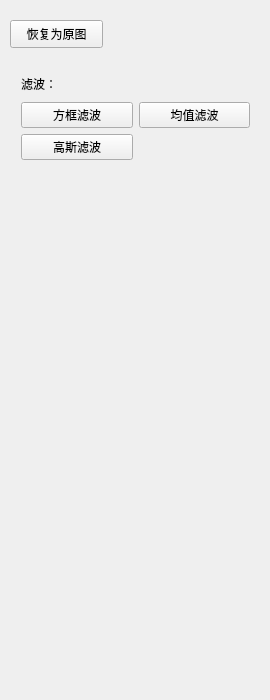
<?xml version="1.0" encoding="UTF-8"?>
<ui version="4.0">
 <class>LevelMiddle</class>
 <widget class="QWidget" name="LevelMiddle">
  <property name="geometry">
   <rect>
    <x>0</x>
    <y>0</y>
    <width>270</width>
    <height>700</height>
   </rect>
  </property>
  <property name="windowTitle">
   <string>LevelMiddle</string>
  </property>
  <widget class="QPushButton" name="buttonRevert">
   <property name="geometry">
    <rect>
     <x>10</x>
     <y>20</y>
     <width>93</width>
     <height>28</height>
    </rect>
   </property>
   <property name="text">
    <string>恢复为原图</string>
   </property>
  </widget>
  <widget class="QWidget" name="layoutWidget">
   <property name="geometry">
    <rect>
     <x>10</x>
     <y>60</y>
     <width>251</width>
     <height>111</height>
    </rect>
   </property>
   <layout class="QGridLayout" name="gridLayout">
    <item row="1" column="1">
     <widget class="QPushButton" name="buttonJZFilter">
      <property name="autoFillBackground">
       <bool>false</bool>
      </property>
      <property name="text">
       <string>均值滤波</string>
      </property>
     </widget>
    </item>
    <item row="1" column="0">
     <widget class="QPushButton" name="buttonFKFilter">
      <property name="autoFillBackground">
       <bool>false</bool>
      </property>
      <property name="text">
       <string>方框滤波</string>
      </property>
     </widget>
    </item>
    <item row="2" column="0">
     <widget class="QPushButton" name="buttonGSFilter">
      <property name="autoFillBackground">
       <bool>false</bool>
      </property>
      <property name="text">
       <string>高斯滤波</string>
      </property>
     </widget>
    </item>
    <item row="0" column="0">
     <widget class="QLabel" name="label">
      <property name="autoFillBackground">
       <bool>false</bool>
      </property>
      <property name="frameShape">
       <enum>QFrame::NoFrame</enum>
      </property>
      <property name="text">
       <string>滤波：</string>
      </property>
     </widget>
    </item>
   </layout>
  </widget>
 </widget>
 <layoutdefault spacing="6" margin="11"/>
 <resources/>
 <connections/>
</ui>
